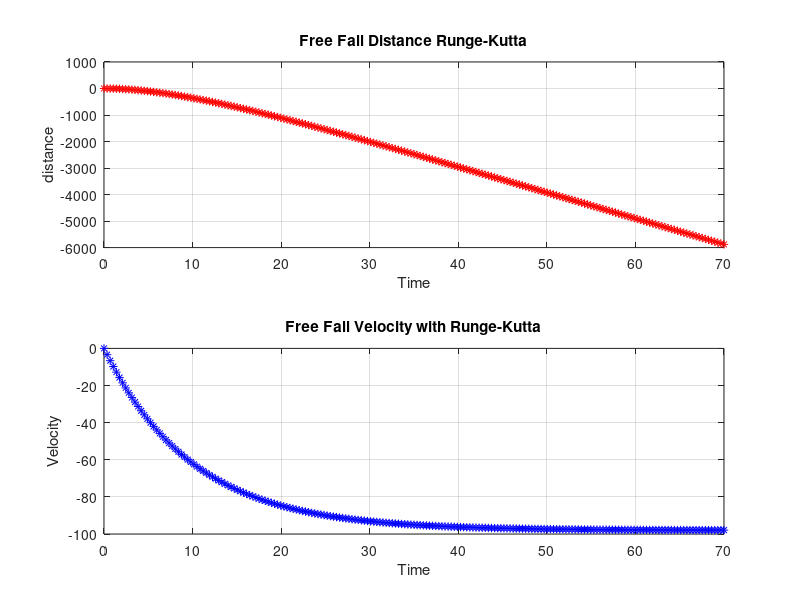

The MATLAB source for this figure:
clear all;
close all;
clf;
%Free Fall with RK2
N=200;
tfinal=70;
t=zeros(1,N+1);
x=zeros(1,N+1);
v=zeros(1,N+1);
tau=tfinal/N;

t(1)=0;
x(1)=1;
v(1)=0;
g=9.8;  
m=1;
c=0.1;
vt=m*g/c;

for n=1:N
  t(n+1)=n*tau;
  xhalf=x(n)+v(n)*tau*.5;
  vhalf=v(n)-g*(1+(v(n))/vt)*tau*.5;
  x(n+1)=x(n)+vhalf*tau; 
  v(n+1)=v(n)-g*(1+(vhalf)/vt)*tau;
 end
 subplot(2,1,1)
plot(t,x,'*r')
grid on;
xlabel('Time'), ylabel('distance');
title('Free Fall Distance Runge-Kutta')

subplot(2,1,2)
plot(t,v,'*b')
grid on;
xlabel('Time'), ylabel('Velocity');
title('Free Fall Velocity with Runge-Kutta')